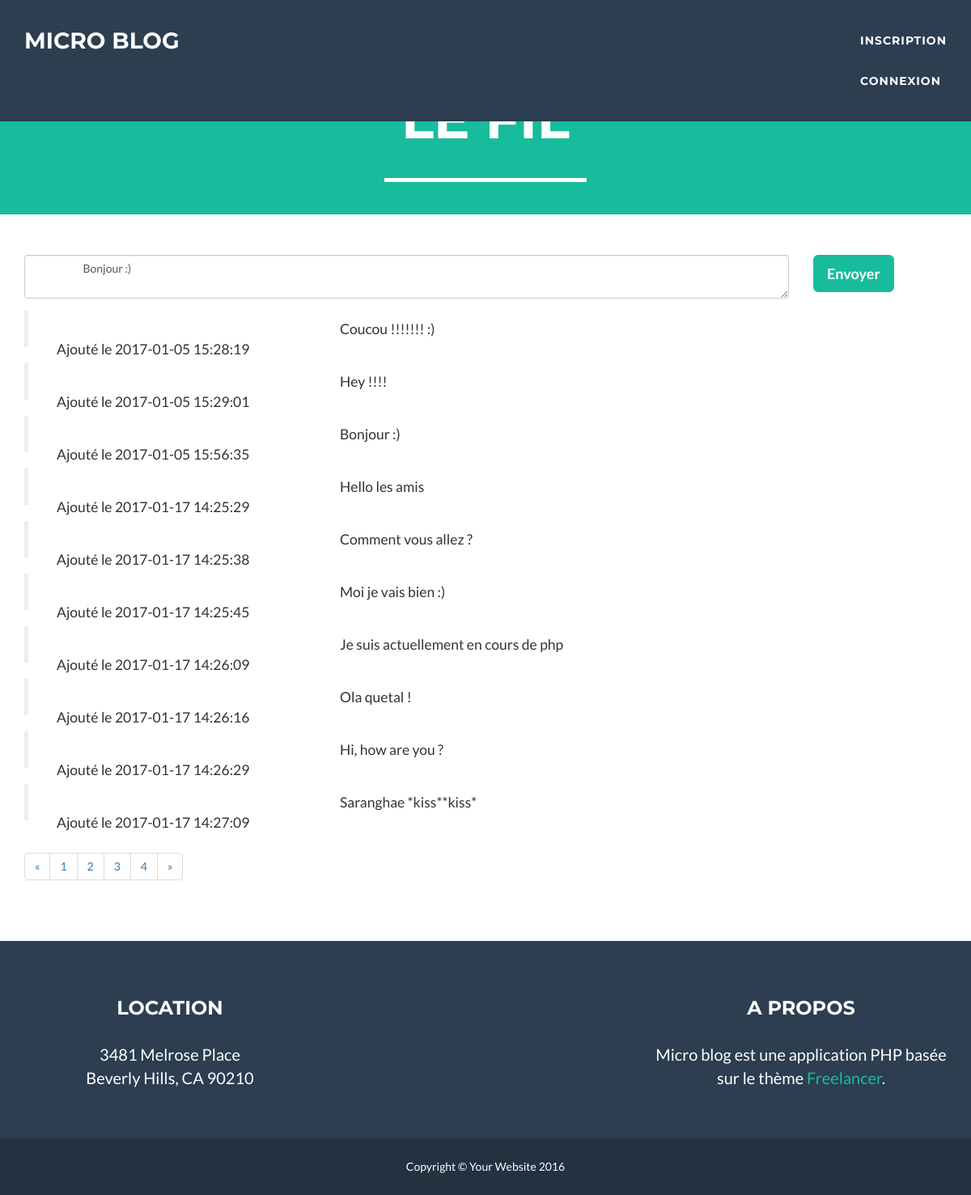
The app's page /index.php?id=11 with its own data.
### tables this page shows
CREATE TABLE `messages` (
  `id` int(3) UNSIGNED NOT NULL,
  `contenu` text,
  `date` timestamp NULL DEFAULT CURRENT_TIMESTAMP,
  `utilisateur_id` int(11) NOT NULL
);

### includes/connexion.inc.php (called while the page is built, shortened)
<?php
$connecte=false;
?>

### index.php (the view, shortened to what this page needs)
<?php
  include('includes/connexion.inc.php');
  include('includes/haut.inc.php');
  $message = '';
  if(isset($_GET['id']) && !empty($_GET['id']))
  {
    $id = $_GET['id'];
    $sql = 'SELECT * from messages where id='.$id.'';
    $requete = $pdo->query($sql);
    if($data = $requete->fetch())
    {
      $message =  $data['contenu'];
    }else
    {
      header("Location: index.php");
    }
  }
?>
<div class="row">
  <form method="post" action="message.php">
    <div class="col-sm-10">
        <div class="form-group">
          <textarea id="message" name="message" class="form-control" placeholder="Message">
            <?php echo $message ?>
          </textarea>
        </div>
    </div>
      <div class="col-sm-2">
        <button type="submit" class="btn btn-success btn-lg">Envoyer</button>
      </div>
    </form>
</div>
<?php
  $mpp = 3;
  $query = 'SELECT * FROM messages';
  $stmt = $pdo->query($query);
  while ($data = $stmt->fetch())
  {
    if($connecte == true)
    {
?>
      <blockquote>
        <?= $data['contenu'] ?>
        <div class="col-sm-2">
          <?php echo "<a href='index.php?id=" .$data['id']."&p=".$page."'><button type='button' class='btn btn-warning'>Modifier</button></a>" ?>
        </div>
        <div class="col-sm-2">
          <?php echo "<a href='suppression.php?id=" .$data['id']."&p=".$page."'><button type='button' class='btn btn-danger'>Supprimer</button></a>" ?>
        </div>
        <div class="col-sm-12">
          <?= "Ajouté le ".$data['date'] ?>
        </div>
      </blockquote>
<?php
    }else
    {
 ?>
      <blockquote>
        <?= $data['contenu'] ?>
        <div class="col-sm-2">
        </div>
        <div class="col-sm-2">
        </div>
        <div class="col-sm-12">
          <?= "Ajouté le ".$data['date'] ?>
        </div>
      </blockquote>
 <?php
    }
  }
?>
<?php
  $requete = 'SELECT COUNT(*) as total_messages FROM messages';
  $prep = $pdo->query($requete);
  $data = $prep->fetch();
  $nombre_message = $data['total_messages'];
  $nb_pages = ($nombre_message) ? ceil($nombre_message/$mpp) : 1;
  $page = 0;
  if ($page > 1)
  {
    $previous = $page - 1;
  }else
  {
    $previous = 1;
  }
  if($page < $nb_pages)
  {
    $next = $page + 1;
  }else
  {
    $next = $page;
  }
?>
<nav aria-label="Page navigation">
  <ul class="pagination">
    <li>
      <a <?php echo "href='index.php?p=$previous'" ?> aria-label="Previous">
        <span aria-hidden="true">&laquo;</span>
      </a>
    </li>
    <?php for ($i=1; $i < $nb_pages+1; $i++)
    {
    ?>
      <li>  <?php echo "<a href='index.php?p=$i'>$i</a>" ?></li>
    <?php
    }
    ?>
    <li>
      <a <?php echo "href='index.php?p=$next'" ?> aria-label="Next">
        <span aria-hidden="true">&raquo;</span>
      </a>
    </li>
  </ul>
</nav>
<?php include('includes/bas.inc.php'); ?>

### css/freelancer.css (style rules this page uses)
body { font-family: 'Lato', 'Helvetica Neue', Helvetica, Arial, sans-serif; overflow-x: hidden; }
a, a:hover, a:focus, a:active, a.active { color: #18BC9C; outline: none; }
.btn-success { color: white; background-color: #18BC9C; border-color: #18BC9C; font-weight: 700; }

### records on screen
messages: message "Bonjour :)", contenu "Bonjour :)", date "2017-01-05 15:56:35"
messages: contenu "Coucou !!!!!!! :)", date "2017-01-05 15:28:19"
messages: contenu "Hey !!!!", date "2017-01-05 15:29:01"
messages: contenu "Hello les amis", date "2017-01-17 14:25:29"
messages: contenu "Comment vous allez ?", date "2017-01-17 14:25:38"
messages: contenu "Moi je vais bien :)", date "2017-01-17 14:25:45"
messages: contenu "Je suis actuellement en cours de php", date "2017-01-17 14:26:09"
messages: contenu "Ola quetal !", date "2017-01-17 14:26:16"
messages: contenu "Hi, how are you ?", date "2017-01-17 14:26:29"
messages: contenu "Saranghae *kiss**kiss*", date "2017-01-17 14:27:09"
